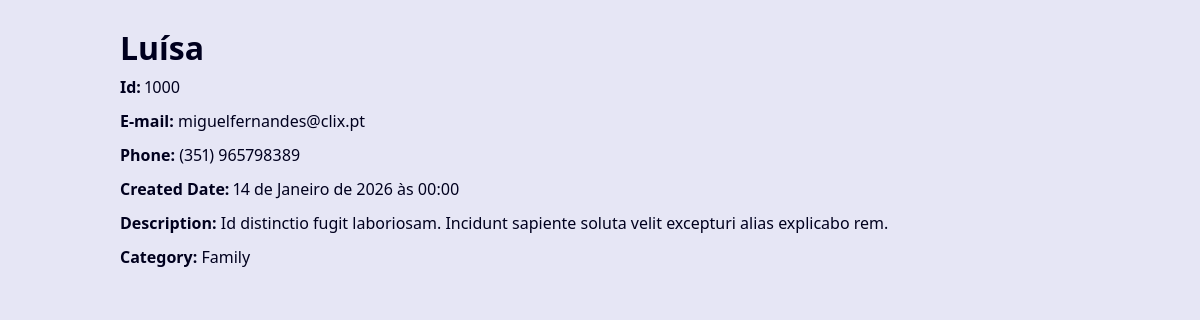
/1000, run on the app's committed database.
### contact/models.py (models this page shows, shortened)
class Contact(models.Model):
    first_name = models.CharField(max_length=20)
    last_name = models.CharField(max_length=20)
    mobile_phone = models.CharField(max_length=9)
    email = models.EmailField(max_length=100, blank=True)
    created_date = models.DateTimeField(default=timezone.now)
    description = models.TextField(blank=True)
    picture = models.ImageField(blank=True, upload_to='pictures/%Y/%m/')
    show = models.BooleanField(default=True)
    category = models.ForeignKey(Category, on_delete=models.SET_NULL, blank=True, null=True)
    owner = models.ForeignKey(User, on_delete=models.SET_NULL, blank=True, null=True)

class Category(models.Model):
    class Meta:
        verbose_name = "Category"
        verbose_name_plural = "Categories"
    name = models.CharField(max_length=50)

### contact/views.py (the view)
# urls.py: path('<int:contact_id>', views.contact, name="contact"),
def contact(request, contact_id):
    single_contact = get_object_or_404(Contact.objects, id=contact_id, show=True)
    context = {
        'contact': single_contact,
        'page_title': f"Contact no. {contact_id}"
    }
    return render(
        request,
        'contact/contact.html',
        context
    )

### contact/templates/contact/contact.html
{% extends "global/base.html" %}
{% block content %}
    <div class="single-contact">
        <h1 class="single-contact-name">
            {{ contact.first_name }}
        </h1>
        <p><b>Id:</b> {{ contact.id }}</p>
        <p><b>E-mail:</b> {{ contact.email }}</p>
        <p><b>Phone:</b> {{ contact.mobile_phone }}</p>
        <p><b>Created Date:</b> {{ contact.created_date }}</p>
        <p><b>Description:</b> {{ contact.description }}</p>
        <p><b>Category:</b> {{ contact.category.name }}</p>
    </div>
{% endblock content %}

### base_static/global/css/style.css (style rules this page uses)
:root { --spacing: 1.5rem; --link-dark-color: rgb(0, 83, 134); --link-light-color: rgb(156, 217, 255); --clr-white: rgb(245, 245, 255); --clr-black: rgb(0, 0, 30); --clr-light-gray: rgb(230, 230, 245); --clr-dark-shadow-5: rgba(0, 0, 10, 5%); --clr-dark-shadow-10: rgba(0, 0, 10, 10%); --clr-dark-shadow-20: rgba(0, 0, 10, 20%); --clr-light-shadow-5: rgba(200, 200, 255, 5%); --clr-light-shadow-10: rgba(200, 200, 255, 10%); --clr-light-shadow-20: rgba(200, 200, 255, 20%); --main-page-width: 120rem; --table-min-width: 60rem; --biggest-font-size: 5rem; --bigger-font-size: 4rem; --big-font-size: 3.2rem; --medium-font-size: 2.4rem; --small-font-size: 1.6rem; --smaller-font-size: 1.4rem; --smallest-font-size: 1.2rem; --transition-fast: 300ms; --transition-medium: 600ms; --transition-slow: 1s; --default-border-radius: 4px; }
*, *::before, *::after { margin: 0; padding: 0; box-sizing: border-box; }
html { font-size: 62.5%; }
body { font-family: system-ui, -apple-system, BlinkMacSystemFont, 'Segoe UI', Roboto,Oxygen, Ubuntu, Cantarell, 'Open Sans', 'Helvetica Neue', sans-serif; line-height: 1.5; font-size: var(--small-font-size); color: var(--clr-black); -webkit-font-smoothing: antialiased; background: var(--clr-light-gray); }
@media (min-width: 600px) { .single-contact { max-width: 80%; margin: calc(var(--spacing) * 2) auto; } }
.single-contact h1 { margin: 1rem 0; }
.single-contact p { margin: 1rem 0; }

### data on the page
Contact: first_name "Luísa", id "1000", email "miguelfernandes@clix.pt", mobile_phone "(351) 965798389", created_date "14 de Janeiro de 2026 às 00:00", description "Id distinctio fugit laboriosam. Incidunt sapiente soluta velit excepturi alias explicabo rem.", category.name "Family"
